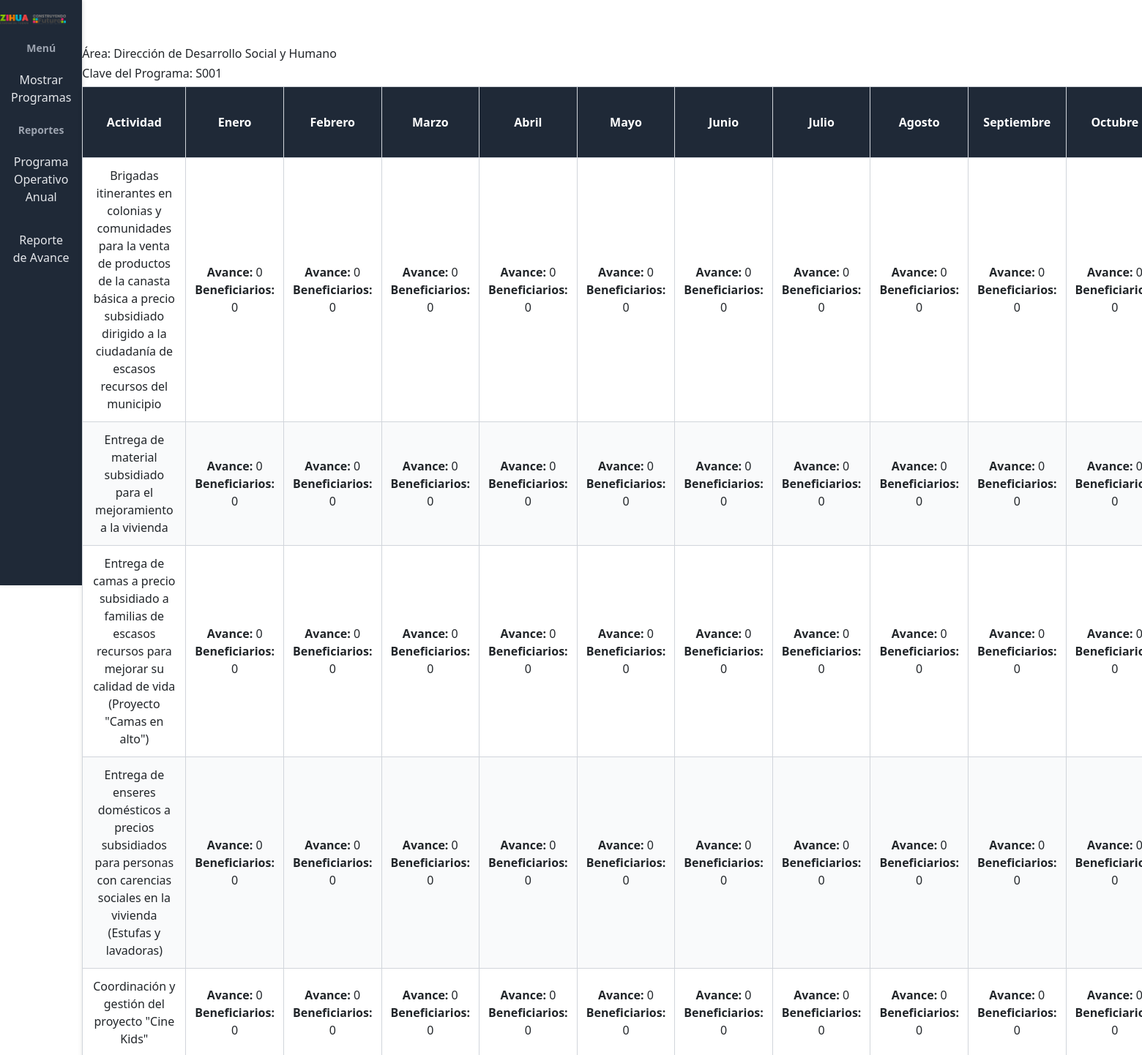
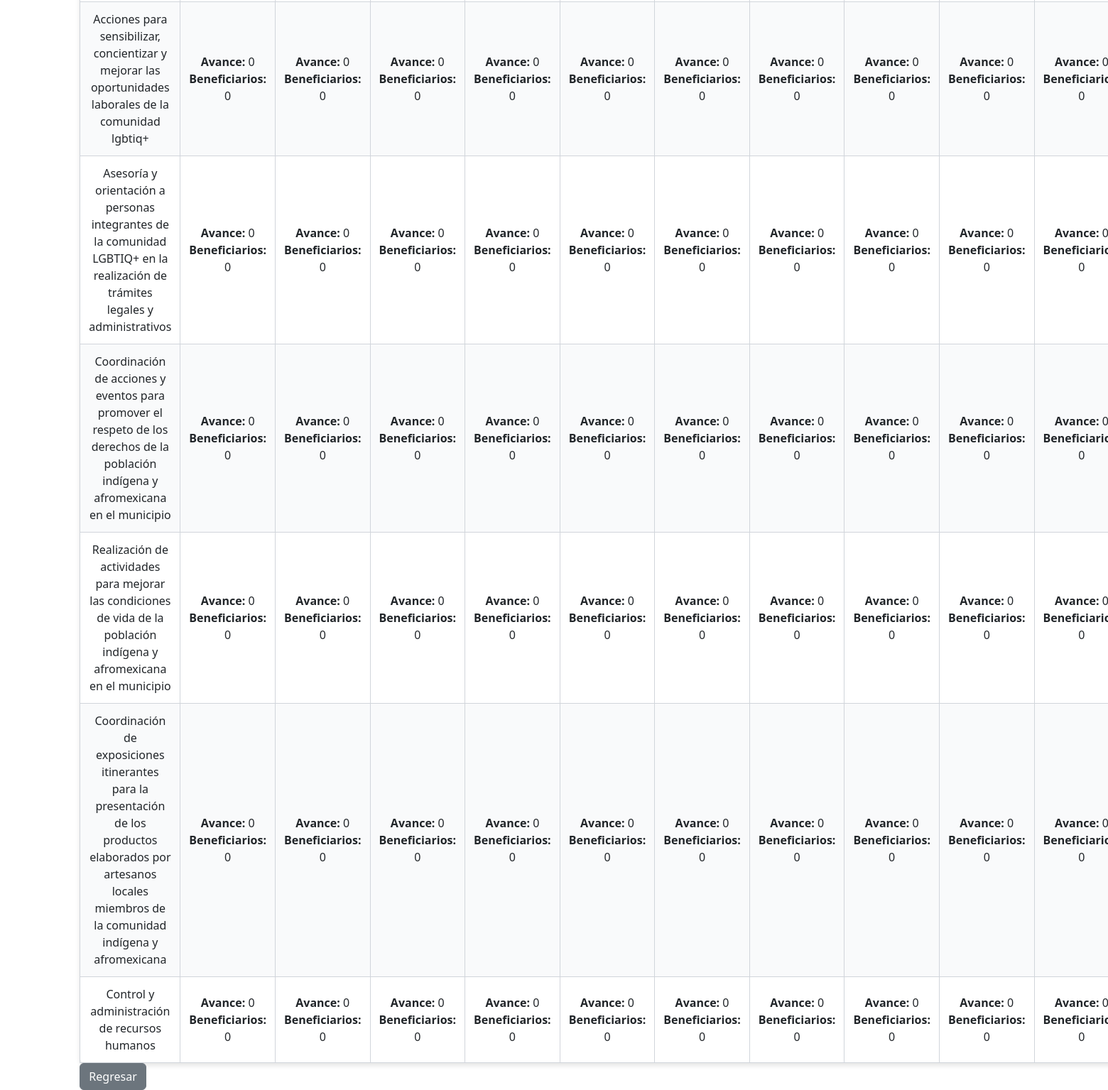
Screenshot of /formularios/programa_presupuestario/mas_info.php?claveProgramaP=S001&clave_area=DSO&nombre_area=Dirección de Desarrollo Social y Humano (signed in) with the database file from the repository (2 pictures, top to bottom).
### tables this page shows
CREATE TABLE `listaactividades` (
  `nombre_area` varchar(255) NOT NULL,
  `claveProgramaP` varchar(255) NOT NULL,
  `nombreProgramaP` varchar(255) NOT NULL,
  `nombreActividad` varchar(255) NOT NULL,
  `id_actividades` int(11) NOT NULL,
  `EjePMD` varchar(255) DEFAULT NULL,
  `ObjetivoPMD` varchar(255) DEFAULT NULL,
  `Indicador` varchar(255) DEFAULT NULL,
  `frecuenciaMedición` varchar(255) DEFAULT NULL,
  `unidadMedida` varchar(255) DEFAULT NULL,
  `metaAnual` int(255) DEFAULT NULL,
  `metaTrim1` int(255) DEFAULT NULL,
  `metaTrim2` int(255) DEFAULT NULL,
  `metaTrim3` int(255) DEFAULT NULL,
  `metaTrim4` int(255) DEFAULT NULL,
  `MediosVerifi` varchar(255) DEFAULT NULL
);

### formularios/programa_presupuestario/mas_info.php (the view, shortened to what this page needs)
<?php
include '../../database/conexion.php';
$queryUsuario = "
    SELECT
        us.clave_area,
        us.rol,
        u.nombre_area
    FROM usuarios us
    JOIN unidadesresponsables u ON us.clave_area = u.clave_area
    WHERE us.usr = ?";
$stmtUsuario = $conn->prepare($queryUsuario);
$stmtUsuario->bind_param("s", $_SESSION['usuario']);
$stmtUsuario->execute();
$stmtUsuario->bind_result($clave_area, $rol, $nombre_area);
$claveProgramaP = isset($_GET['claveProgramaP']) ? $_GET['claveProgramaP'] : null;
$clave_area = isset($_GET['clave_area']) ? $_GET['clave_area'] : null;
$nombre_area = isset($_GET['nombre_area']) ? $_GET['nombre_area'] : null;
if ($rol === 'admin' && isset($_GET['claveProgramaP']) && isset($_GET['clave_area']) && isset($_GET['nombre_area'])) {
    $clave_area = htmlspecialchars($_GET['clave_area']);
    $claveProgramaP = htmlspecialchars($_GET['claveProgramaP']);
}
$queryProgramas = "SELECT id FROM programas WHERE clave_area = ?";
$stmtProgramas = $conn->prepare($queryProgramas);
$stmtProgramas->bind_param("s", $clave_area);
$stmtProgramas->execute();
$result = $stmtProgramas->get_result();
?>
<!DOCTYPE html>
<html lang="es">
<head>
    <link rel="stylesheet" href="../../css/plan_pp.css">
    <link href="https://cdn.jsdelivr.net/npm/bootstrap@5.3.0-alpha1/dist/css/bootstrap.min.css" rel="stylesheet">
</head>
<body>
    <div class="sidebar">
        <div class="logo">
            <a href="../../plataforma/mas_info.php" target="_blank">
                <img src="../../img/ZIHUA_C.png" alt="Logo">
            </a>
        </div>
        <nav>
            <ul>
                <li><span class="menu-title">Menú</span></li>
                <li><a href="../pre_a.php">Mostrar Programas</a></li>
                <li><span class="menu-title">Reportes</span></li>
                <li><a href="#">Programa Operativo Anual</a></li>
                <li><a href="#">Reporte de Avance</a></li>
            </ul>
        </nav>
    </div>
    <div class="main-content">
        <header>
        </header>
        <h6>Área: <?php echo htmlspecialchars($nombre_area); ?></h6>
        <h6>Clave del Programa: <?php echo htmlspecialchars($claveProgramaP); ?></h6>
        <table>
            <thead>
                <tr>
                    <th>Actividad</th>
                    <th>Enero</th>
                    <th>Febrero</th>
                    <th>Marzo</th>
                    <th>Abril</th>
                    <th>Mayo</th>
                    <th>Junio</th>
                    <th>Julio</th>
                    <th>Agosto</th>
                    <th>Septiembre</th>
                    <th>Octubre</th>
                </tr>
            </thead>
            <tbody id="results">
                <?php
                if ($result->num_rows > 0) {
                    while ($row = $result->fetch_assoc()) {
                        $queryActividades = "SELECT DISTINCT la.id_actividades, la.claveProgramaP, la.nombreActividad, ur.nombre_area, la.metaAnual
                            FROM listaactividades la
                            INNER JOIN unidadesresponsables ur ON la.nombre_area = ur.clave_area
                            WHERE la.claveProgramaP LIKE ? AND ur.clave_area = ?";
                        $stmtActividades = $conn->prepare($queryActividades);
                        $stmtActividades->bind_param("ss", $claveProgramaP, $clave_area);
                        $stmtActividades->execute();
                        $resultActividades = $stmtActividades->get_result();
                        if ($resultActividades->num_rows > 0) {
                            while ($actividad = $resultActividades->fetch_assoc()) {
                                echo "<tr>";
                                echo "<td>" . htmlspecialchars($actividad['nombreActividad']) . "</td>";
                                $avancesPorMes = array_fill(1, 12, ['avance' => 0, 'avanceBeneficiario' => 0, 'avanceEvidencia' => '']);
                                foreach ($avancesPorMes as $mes => $avance) {
                                    echo "<td><div><strong>Avance:</strong> " . htmlspecialchars($avance['avance']) . "</div><div><strong>Beneficiarios:</strong> " . htmlspecialchars($avance['avanceBeneficiario']) . "</div></td>";
                                }
                            }
                        } else {
                            echo "<tr><td colspan='15'>No se encontraron actividades para este programa.</td></tr>";
                        }
                    }
                } else {
                    echo "<tr><td colspan='15'>No se encontraron resultados.</td></tr>";
                }
                ?>
            </tbody>
        </table>
        <button type="button" class="btn btn-secondary" onclick="location.href='../pre_a.php?claveProgramaP=<?= urlencode($claveProgramaP); ?>';">Regresar</button>
    </div>
</body>
</html>

### css/plan_pp.css (style rules this page uses)
* { margin: 0; padding: 0; box-sizing: border-box; }
body { font-family: 'Roboto', sans-serif; display: flex; height: 100vh; background-color: #F8FAFC; }
.sidebar { width: 250px; background-color: #1F2937; color: #FFFFFF; display: flex; flex-direction: column; align-items: center; padding-top: 20px; box-shadow: 2px 0 5px rgba(0, 0, 0, 0.1); }
.logo img { width: 80%; margin-bottom: 20px; }
nav ul { list-style-type: none; width: 100%; padding-left: 0; }
nav ul li { width: 100%; text-align: center; }
.menu-title { font-weight: bold; color: #9CA3AF; margin: 15px 0 10px; font-size: 14px; }
nav ul li a { display: block; padding: 15px; color: #E5E7EB; text-decoration: none; margin: 5px auto; border-radius: 4px; transition: background-color 0.3s ease, color 0.3s ease; }
header { display: flex; justify-content: flex-end; margin-bottom: 20px; }
table { border-collapse: collapse; width: 100%; table-layout: auto; background-color: #FFFFFF; box-shadow: 0 4px 6px rgba(0, 0, 0, 0.1); border-radius: 8px; }
thead th { background-color: #1F2937; color: #FFFFFF; text-align: center; padding: 10px; border: 1px solid #4B5563; position: sticky; top: 0; z-index: 2; }
thead th, tbody td { padding: 12px; text-align: center; border: 1px solid #D1D5DB; }
tbody tr:nth-child(even) { background-color: #F9FAFB; }

### rows the page displays
listaactividades: nombreActividad "Brigadas itinerantes en colonias y comunidades para la venta de productos de la canasta básica a precio subsidiado dirigido a la ciudadanía de escasos recursos del municipio", avance "0", avanceBeneficiario "0"
listaactividades: nombreActividad "Entrega de material subsidiado para el mejoramiento a la vivienda", avance "0", avanceBeneficiario "0"
listaactividades: nombreActividad "Entrega de camas a precio subsidiado a familias de escasos recursos para mejorar su calidad de vida (Proyecto \"Camas en alto\")", avance "0", avanceBeneficiario "0"
listaactividades: nombreActividad "Entrega de enseres domésticos a precios subsidiados para personas con carencias sociales en la vivienda (Estufas y lavadoras)", avance "0", avanceBeneficiario "0"
listaactividades: nombreActividad "Coordinación y gestión del proyecto \"Cine Kids\"", avance "0", avanceBeneficiario "0"
listaactividades: nombreActividad "Acciones para sensibilizar, concientizar y mejorar las oportunidades laborales de la comunidad lgbtiq+", avance "0", avanceBeneficiario "0"
listaactividades: nombreActividad "Asesoría y orientación a personas integrantes de la comunidad LGBTIQ+ en la realización de trámites legales y administrativos", avance "0", avanceBeneficiario "0"
listaactividades: nombreActividad "Coordinación de acciones y eventos para promover el respeto de los derechos de la población indígena y afromexicana en el municipio", avance "0", avanceBeneficiario "0"
listaactividades: nombreActividad "Realización de actividades para mejorar las condiciones de vida de la población indígena y afromexicana en el municipio", avance "0", avanceBeneficiario "0"
listaactividades: nombreActividad "Coordinación de exposiciones itinerantes para la presentación de los productos elaborados por artesanos locales miembros de la comunidad indígena y afromexicana", avance "0", avanceBeneficiario "0"
listaactividades: nombreActividad "Control y administración de recursos humanos", avance "0", avanceBeneficiario "0"

### other values shown
$nombre_area "Dirección de Desarrollo Social y Humano"
$claveProgramaP "S001"
